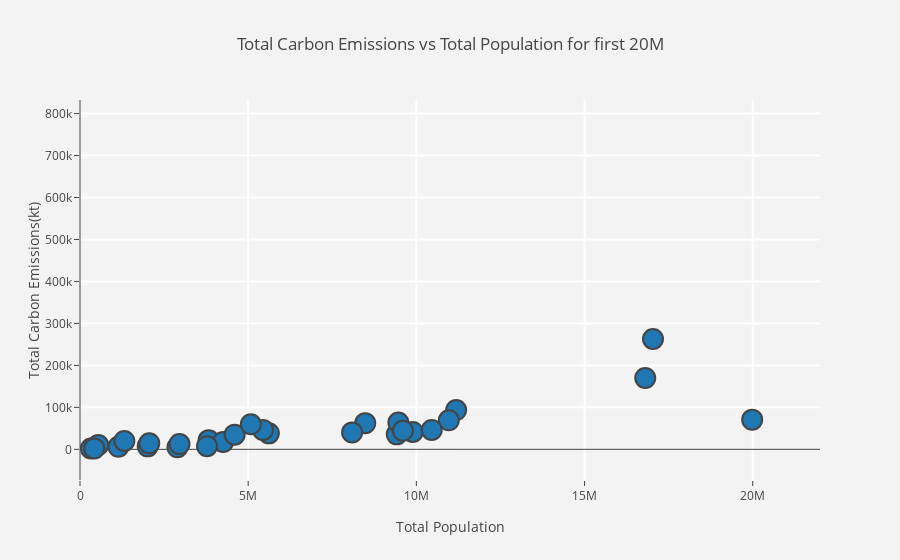

Notebook code for this chart:
### Markdown cell above
** With a few exceptions like Turkey, it is clear to see that when Total Population increases, Total Carbon Emissions increases, and this makes sense since there are more people.**

A majority of countries in Europe have a low population and total carbon emission. In order to analyse the large cluster that has a total population lower than 20M, I will be regraphing the data in that region.

### Code cell
traceeuro = go.Scatter(
    x=world['Total Population'],
    y=world['Total Carbon Emissions (KT)'],
    mode='markers',
    name='Europe',
    text=world.index,
    marker=dict(
        sizemode='diameter',
        sizeref=0.85,
        size=20,
        line=dict(
            width=2
        ),
    )
)


data1 = [traceeuro]
layout1 = go.Layout(
    title='Total Carbon Emissions vs Total Population for first 20M',
    xaxis=dict(
        title='Total Population',
        range=[0,22000000],
        gridcolor='rgb(255, 255, 255)',
        zerolinewidth=1,
        ticklen=5,
        gridwidth=2,
    ),
    yaxis=dict(
        title='Total Carbon Emissions(kt)',
        gridcolor='rgb(255, 255, 255)',
        zerolinewidth=1,
        ticklen=5,
        gridwidth=2,
    ),
    paper_bgcolor='rgb(243, 243, 243)',
    plot_bgcolor='rgb(243, 243, 243)',
)

fig1 = go.Figure(data=data1, layout=layout1)
iplot(fig1)

### Figure 1 — Plotly figure (JSON) as saved in the notebook; plotly's stock layout.template omitted (floating-point values rounded to 4 significant figures)
{"data": [{"marker": {"line": {"width": 2}, "size": 20, "sizemode": "diameter", "sizeref": 0.85}, "mode": "markers", "name": "Europe", "text": ["Albania", "Austria", "Azerbaijan", "Belarus", "Belgium", "Bosnia and Herzegovina", "Croatia", "Cyprus", "Denmark", "Estonia", "Finland", "France", "Georgia", "Germany", "Greece", "Hungary", "Iceland", "Ireland", "Italy", "Kazakhstan", "Latvia", "Lithuania", "Luxembourg", "Malta", "Netherlands", "Norway", "Poland", "Portugal", "Romania", "Slovenia", "Spain", "Sweden", "Switzerland", "Turkey", "Ukraine", "United Kingdom"], "type": "scatter", "x": [2896652, 8479375, 9416801, 9465997, 11182817, 3823533, 4255689, 1141652, 5614932, 1317997, 5438972, 65972097, 3776000, 80645605, 10965211, 9893082, 323764, 4598294, 60233948, 17035275, 2012647, 2957689, 543360, 423374, 16804432, 5079623, 38040196, 10457295, 19983693, 2059953, 46620045, 9600379, 8089346, 76223639, 45489600, 64128226], "y": [4815.0, 62410.0, 35640.0, 63770.0, 93620.0, 21910.0, 17710.0, 5948.0, 38070.0, 19920.0, 46300.0, 333200.0, 7510.0, 757300.0, 69160.0, 41440.0, 1969.0, 34960.0, 344800.0, 262900.0, 7081.0, 12640.0, 10160.0, 2219.0, 170000.0, 59640.0, 302300.0, 46260.0, 70740.0, 14440.0, 237000.0, 44330.0, 40350.0, 323500.0, 271100.0, 457500.0]}], "layout": {"paper_bgcolor": "rgb(243, 243, 243)", "plot_bgcolor": "rgb(243, 243, 243)", "title": "Total Carbon Emissions vs Total Population for first 20M", "xaxis": {"gridcolor": "rgb(255, 255, 255)", "gridwidth": 2, "range": [0, 22000000], "ticklen": 5, "title": "Total Population", "zerolinewidth": 1}, "yaxis": {"gridcolor": "rgb(255, 255, 255)", "gridwidth": 2, "ticklen": 5, "title": "Total Carbon Emissions(kt)", "zerolinewidth": 1}}}
